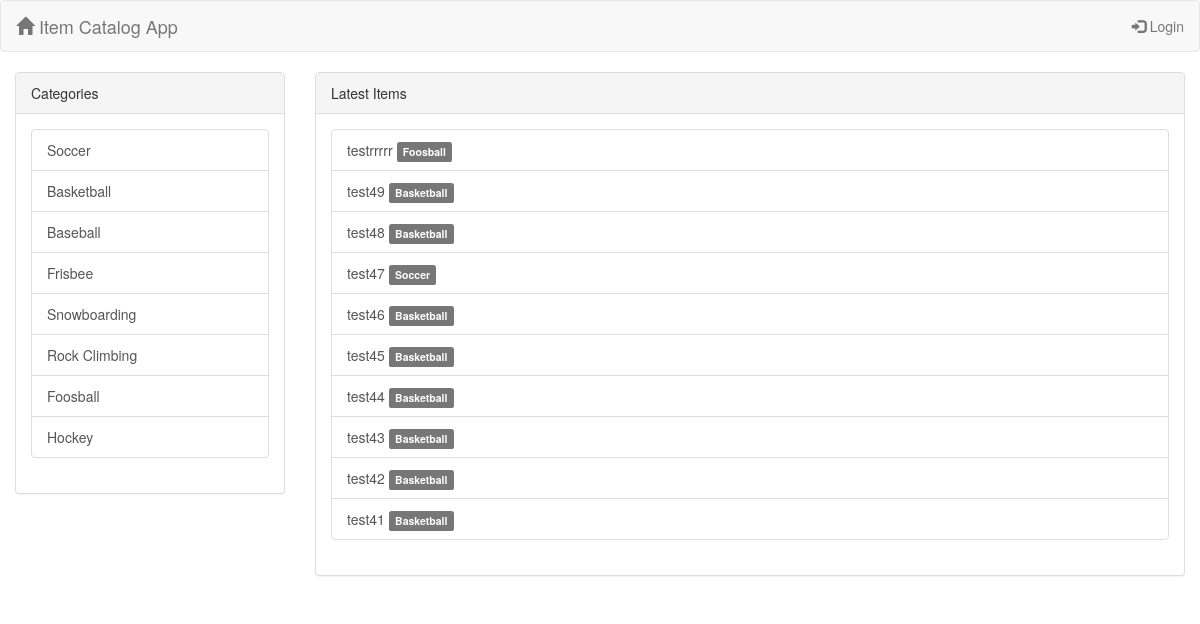
/catalog, run on the app's committed database.
### models.py (models this page shows, shortened)
class Category(Base):
    __tablename__ = 'category'
    id = Column(Integer, primary_key=True)
    name = Column(String)

class Item(Base):
    __tablename__ = 'item'
    id = Column(Integer, primary_key=True)
    title = Column(String, nullable=False)
    description = Column(String)
    category_id = Column(Integer, ForeignKey('category.id'))
    category = relationship(Category, backref='items')

### project.py (the view)
@app.route("/")
@app.route("/catalog")
def showCatalog():
    categories = session.query(Category).all()
    latestItems = session.query(Item.title, Item.id,
                                Category.name.label("category_name")).join(
                    Category).order_by(Item.id.desc()).limit(
                    SHOW_NUMBER_OF_LATEST_ITEMS).all()
    if 'username' not in login_session:
        return render_template('public_catalog.html',
                               categories=categories, items=latestItems)
    else:
        return render_template('catalog.html',
                               categories=categories, items=latestItems)

### templates/public_catalog.html (shortened to what this page needs)
{% extends "layout.html" %}
{% block body %}
<div class="container-fluid">
    <div class="row">
        <div class="col-sm-3 col-md-3 " >
            <div class="panel panel-default">
                <div class="panel-heading">Categories</div>
                <div class="panel-body">
                    <div class="list-group">
                        {% for categorie in categories %}
                            <a href="{{url_for('getCategoryItems', category=categorie.name)}}" class="list-group-item">{{categorie.name}}</a>
                        {% endfor %}
                    </div>
                </div>
            </div>
        </div>
        <div class="col-sm-9 col-md-9 ">
            <div class="panel panel-default">
                <div class="panel-heading">Latest Items</div>
                <div class="panel-body">
                    <div class="list-group">
                        {% for item in items %}
                        <a href="{{url_for('getCategoryItem', category=item.category_name, item=item.title)}}" class="list-group-item">{{item.title}} <span class="label label-default">{{item.category_name}}</span></a>
                        {% endfor %}
                    </div>
                </div>
            </div>
        </div>
    </div>
</div>
{% endblock %}

### templates/layout.html (shortened to what this page needs)
<!doctype html>
<html>
<head>
    <link rel="stylesheet" href="https://maxcdn.bootstrapcdn.com/bootstrap/3.4.0/css/bootstrap.min.css">
</head>
<body>
{% include 'header.html' %}
{% block body %}{% endblock %}
</body>
</html>

### templates/header.html
<nav class="navbar navbar-default">
    <div class="container-fluid">
        <div class="navbar-header">
            <a class="navbar-brand" href="{{url_for('showCatalog')}}"><span class="glyphicon glyphicon-home"></span> Item Catalog App</a>
        </div>
        <ul class="nav navbar-nav navbar-right">
            {%if 'username' not in session %}
                <li><a href="{{url_for('showLogin')}}"><span class="glyphicon glyphicon-log-in"></span> Login</a></li>
            {% else %}
                <li><a href="{{url_for('disconnect')}}"><span class="glyphicon glyphicon-log-out"></span> Logout</a></li>
            {% endif %}
        </ul>
    </div>
</nav>

### data on the page
Category: name "Soccer"
Category: name "Basketball"
Category: name "Baseball"
Category: name "Frisbee"
Category: name "Snowboarding"
Category: name "Rock Climbing"
Category: name "Foosball"
Category: name "Hockey"
Item: title "testrrrrr", category_name "Foosball"
Item: title "test49", category_name "Basketball"
Item: title "test48", category_name "Basketball"
Item: title "test47", category_name "Soccer"
Item: title "test46", category_name "Basketball"
Item: title "test45", category_name "Basketball"
Item: title "test44", category_name "Basketball"
Item: title "test43", category_name "Basketball"
Item: title "test42", category_name "Basketball"
Item: title "test41", category_name "Basketball"
